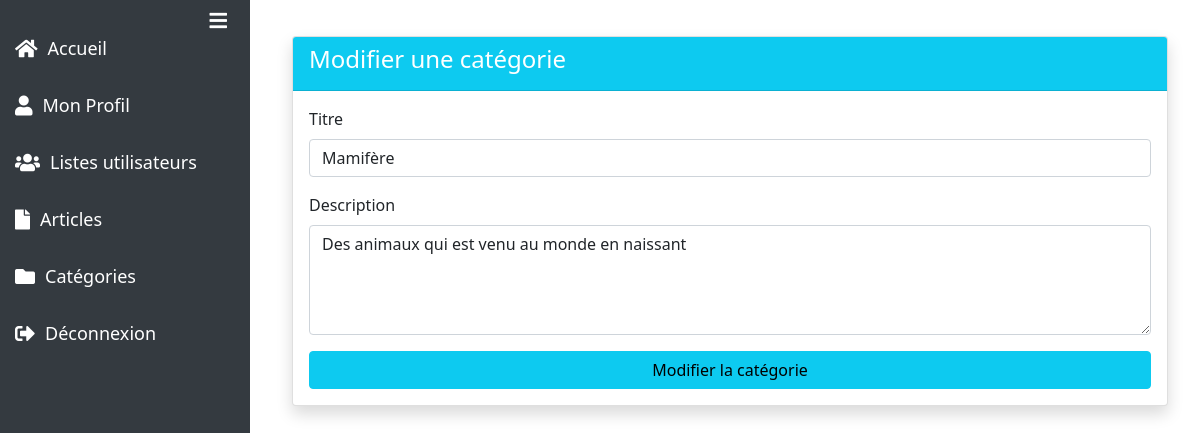
The app's page /admin/categorie/form-update-categorie.php?id=1 (signed in) with its own data.
### tables this page shows
CREATE TABLE `categorie` (
  `id` int(11) NOT NULL,
  `nom` varchar(50) NOT NULL,
  `description` varchar(255) DEFAULT NULL
);

### admin/categorie/controllerCategorie.php (called while the page is built, shortened)
<?php
function getCategorie($pdo, $id) {
    $stmt = $pdo->prepare("SELECT * FROM categorie WHERE id = ?");
    $stmt->execute([$id]);
    return $stmt->fetch(PDO::FETCH_ASSOC);
}
?>

### admin/categorie/form-update-categorie.php (the view, shortened to what this page needs)
<?php
    require('controllerCategorie.php');
    $id = $_GET["id"];
    $categorie = getCategorie($pdo, $id);
?>
<!DOCTYPE html>
<html lang="fr">
<head>
    <link href="/blog/assets/css/bootstrap.min.css" rel="stylesheet">
    <link href="/blog/fontawesome/css/all.min.css" rel="stylesheet">
    <link href="/blog/assets/css/style.css" rel="stylesheet">
</head>
<body>
    <div id="sidebarMenu" class="sidebar d-flex flex-column">
        <button class="toggle-btn" onclick="toggleSidebar()">
            <i class="fas fa-bars"></i>
        </button>
        <a href="../accueil.php"><i class="fas fa-home"></i> <span>Accueil</span></a>
        <a href="/blog/admin/profil.php"><i class="fas fa-user"></i> <span>Mon Profil</span></a>
        <a href="/blog/admin/user/utilisateur.php"><i class="fas fa-users"></i> <span>Listes utilisateurs</span></a>
        <a href="/blog/admin/article/article.php"><i class="fas fa-file"></i> <span>Articles</span></a>
        <a href="categorie.php"><i class="fas fa-folder"></i> <span>Catégories</span></a>
        <a href="/blog/admin/logout.php"><i class="fas fa-sign-out-alt"></i> <span>Déconnexion</span></a>
    </div>
    <div class="content">
    <div class="container mt-3">
        <div class="row justify-content-center">
            <div class="col-md-12">
                <div class="card shadow">
                    <div class="card-header bg-info text-white">
                        <h4>Modifier une catégorie</h4>
                    </div>
                    <div class="card-body">
                    <form id="categorieForm" class="needs-validation" novalidate method="POST" action="">
                        <div class="mb-3">
                            <label for="titre" class="form-label">Titre</label>
                            <input type="text" class="form-control" value="<?= $categorie["nom"] ?>" id="titre" name="titre" required>
                        </div>
                        <div class="mb-3">
                            <label for="description" class="form-label">Description</label>
                            <textarea class="form-control" id="description" name="description" rows="4"><?= $categorie["description"] ?></textarea>
                        </div>
                        <div class="d-grid gap-2">
                            <button class="btn btn-info" type="submit">Modifier la catégorie</button>
                        </div>
                    </form>
                    </div>
                </div>
            </div>
        </div>
    </div>
    </div>
</body>
</html>

### assets/css/style.css (style rules this page uses)
.sidebar { height: 100vh; width: 250px; background-color: #343a40; padding-top: 20px; position: fixed; left: 0; top: 0; transition: width 0.3s ease; }
.sidebar a { padding: 15px; text-decoration: none; font-size: 18px; color: white; display: flex; align-items: center; white-space: nowrap; overflow: hidden; transition: opacity 0.3s ease; }
.sidebar i { margin-right: 10px; font-size: 20px; }
.content { margin-left: 260px; padding: 20px; transition: margin-left 0.3s ease; }
.toggle-btn { position: absolute; top: 0px; right: -7px; background: none; border: none; color: white; font-size: 24px; cursor: pointer; z-index: 1000; }
.sidebar .toggle-btn { width: 100%; text-align: right; padding-right: 20px; }

### records on screen
categorie: titre "Mamifère", description "Des animaux qui est venu au monde en naissant"
